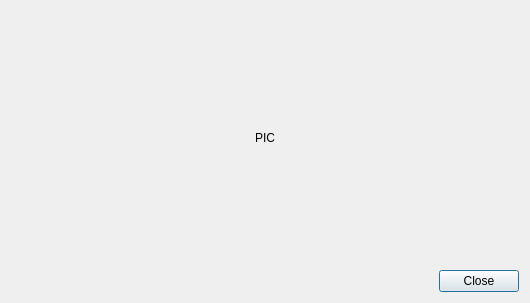
<?xml version="1.0" encoding="UTF-8"?>
<ui version="4.0">
 <class>AnalysisZonalDistributionDialog</class>
 <widget class="QDialog" name="AnalysisZonalDistributionDialog">
  <property name="geometry">
   <rect>
    <x>0</x>
    <y>0</y>
    <width>530</width>
    <height>303</height>
   </rect>
  </property>
  <property name="windowTitle">
   <string>Zonal distribution</string>
  </property>
  <layout class="QVBoxLayout" name="verticalLayout">
   <item>
    <widget class="QLabel" name="picture">
     <property name="text">
      <string>PIC</string>
     </property>
     <property name="alignment">
      <set>Qt::AlignCenter</set>
     </property>
    </widget>
   </item>
   <item>
    <widget class="QDialogButtonBox" name="buttonBox">
     <property name="orientation">
      <enum>Qt::Horizontal</enum>
     </property>
     <property name="standardButtons">
      <set>QDialogButtonBox::Close</set>
     </property>
    </widget>
   </item>
  </layout>
 </widget>
 <resources/>
 <connections>
  <connection>
   <sender>buttonBox</sender>
   <signal>accepted()</signal>
   <receiver>AnalysisZonalDistributionDialog</receiver>
   <slot>accept()</slot>
   <hints>
    <hint type="sourcelabel">
     <x>248</x>
     <y>254</y>
    </hint>
    <hint type="destinationlabel">
     <x>157</x>
     <y>274</y>
    </hint>
   </hints>
  </connection>
  <connection>
   <sender>buttonBox</sender>
   <signal>rejected()</signal>
   <receiver>AnalysisZonalDistributionDialog</receiver>
   <slot>reject()</slot>
   <hints>
    <hint type="sourcelabel">
     <x>316</x>
     <y>260</y>
    </hint>
    <hint type="destinationlabel">
     <x>286</x>
     <y>274</y>
    </hint>
   </hints>
  </connection>
 </connections>
</ui>
